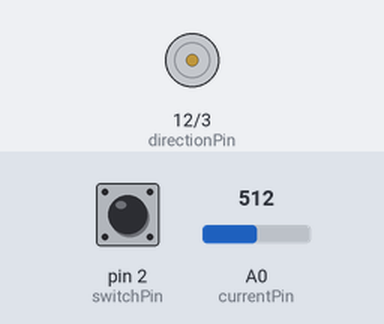
This sketch was run on a simulated Arduino Uno, built with avr-gcc and run on an emulated ATmega328P. On the bench: direction and speed pins drawn as motors (green arrow = direction pin HIGH = forward, orange = LOW = backward, longer = more drive). Inputs (shaded band) come from the test bench; at power-on: pin 2 (switchPin) LOW, A0 (currentPin) = 512. What the sketch prints to the serial monitor is not drawn.

Above: at 1.2 s.
1.3 s: pin 2 (switchPin) pulled HIGH for 0.15 s
At 1.38 s:
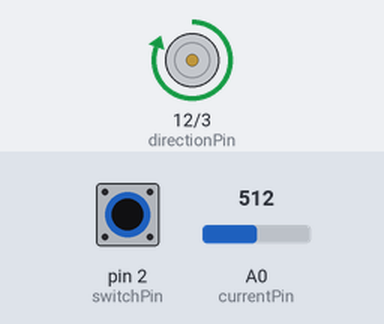
2.9 s: pin 2 (switchPin) pulled HIGH for 3.2 s
At 7.5 s:
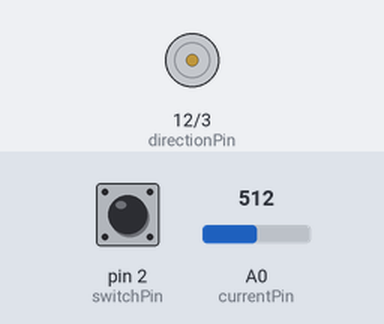
Timing chart, 0 to 9.0 s (numbered marks = the images above; inputs shaded):
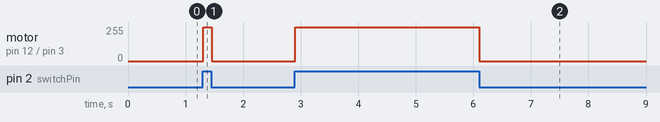

The sketch:

Motor_Current_Sensing.ino
```cpp
/*
Curent sensing with the Arduino Motor Shield: http://arduino.cc/it/Main/ArduinoMotorShieldR3

 One small DC motor attached to screw terminal block A
 External power from a 4 x AA batter pack

 CC-BY-SA
 by Dustyn Roberts
 6/12/2012
 */

// declare pins used on channel A
int directionPin = 12;
int pwmPin = 3;
int brakePin = 9;
int currentPin = A0;

int switchPin = 2; // motor on/off switch
// connect one side of switch to power, the other to ground through a 10k resistor
// read the switch state where the switch and resistor meet into digital pin 2
// similar to this lab: http://itp.nyu.edu/physcomp/Labs/DigitalInOut
// If you turn the motors the current produced by the back emf is too less to be measured
// constants
float volt_per_amp = 1.65; // resolution according to hardware page

// variables
float currentRaw; // the raw analogRead ranging from 0-1023
float currentVolts; // raw reading changed to Volts
float currentAmps; // Voltage reading changed to Amps

void setup() {
  pinMode(directionPin, OUTPUT);
  pinMode(pwmPin, OUTPUT); // necessary according to forum post http://arduino.cc/forum/index.php/topic,89468.0.html
  Serial.begin(9600);
}

void loop() {
  // read the switch input:
  if (digitalRead(switchPin) == HIGH) {
    // if the switch is closed:
    digitalWrite(pwmPin, HIGH); // necessary according to forum post http://arduino.cc/forum/index.php/topic,89468.0.html
    digitalWrite(directionPin, HIGH);
  }
  else {
    // if the switch is open:
    digitalWrite(pwmPin, LOW); // necessary according to forum post http://arduino.cc/forum/index.php/topic,89468.0.html
    digitalWrite(directionPin, LOW);
  }

  currentRaw = analogRead(currentPin);
  currentVolts = currentRaw *(5.0/1024.0);
  currentAmps = currentVolts/volt_per_amp;

  Serial.println(currentAmps);
}
```

Measured:
- after the input at 1.3 s, motor on pin 12 (directionPin) / pin 3 (pwmPin): stopped → forward 255/255 at once, → stopped 0.15 s later
- after the input at 2.9 s, motor on pin 12 (directionPin) / pin 3 (pwmPin): stopped → forward 255/255 at once, → stopped 3.2 s later
